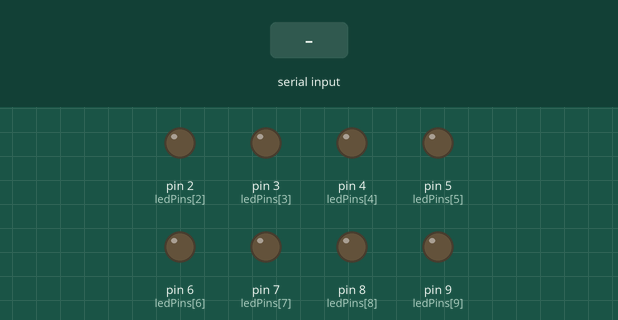
Recording of a sketch running on a simulated Arduino Uno, built with avr-gcc and run on an emulated ATmega328P. Shown: output pins drawn as LEDs (lit = HIGH). Dashed ring = blinking. The test bench sets the inputs (shaded band). Pins used as bus, display or sensor lines are not drawn; what the sketch prints to the serial monitor is not drawn.

Above: at 1.2 s.
1.3 s: "start\n" received over Serial
At 1.61 s:
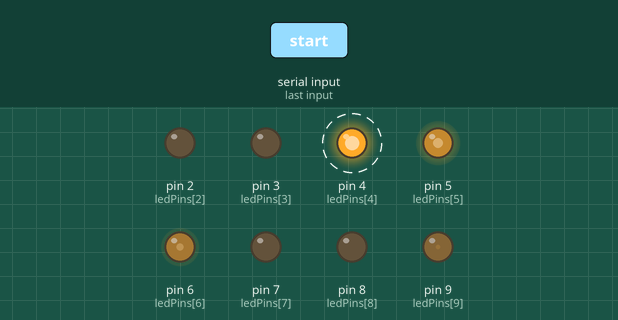
At 2.56 s:
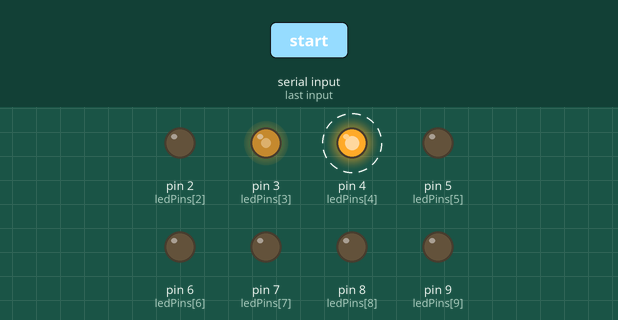
4.3 s: "stop\n" received over Serial
At 5.1 s:
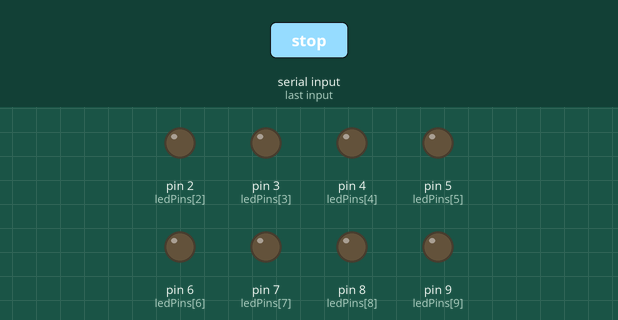
Timing chart, 0 to 7.3 s (numbered marks = the images above; inputs shaded):
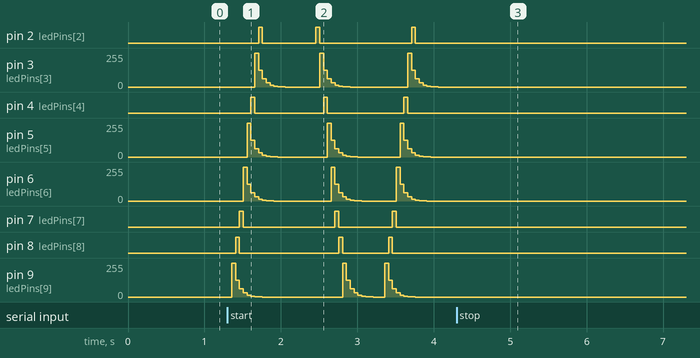

Measured:
- after the input at 4.3 s, pin 2 (ledPins[2]), pin 4 (ledPins[4]), pin 7 (ledPins[7]), pin 8 (ledPins[8]): stops changing and stays LOW; pin 3 (ledPins[3]), pin 5 (ledPins[5]), pin 6 (ledPins[6]), pin 9 (ledPins[9]): stops changing and stays 0/255

The sketch:

Meteor_Flowing_Light.ino
```cpp
/*
	Project 4.2 Meteor Flowing Light
*/

// Declare variables
const int dutys[] = {0,    0,    0,    0,   0,   0,   0,  0,  0,  0, // Define the pwm dutys
					4096, 2048, 1024, 512, 256, 128, 64, 32, 16, 8,
					0,    0,    0,    0,   0,   0,   0,  0,  0,  0};

const byte ledPins[] = {0, 1, 2, 3, 4, 5, 6, 7, 8, 9}; // Define led pins
int ledCounts = sizeof(ledPins); // The number of leds
String command;

void setup() {
	for (int i = 0; i < ledCounts; i++) pinMode(ledPins[i], OUTPUT);

	Serial.begin(9600); // Initialize serial communication
}

void loop() {
	int time_period = 50; // Flowing speed ,the smaller, the faster

	detect_trigger_word();

	while (command == "start") {
		// Flowing one side to other side
		for (int i = 0; i < 2 * ledCounts; i++) {
			for (int j = 0; j < ledCounts; j++) analogWrite(ledPins[j], map(dutys[i + j], 0, 4096, 0, 255));

			Serial.print("on," + String(i));
			custom_delay(time_period); // Wait for a time and return string variable

			if (command == "stop") break;
		}

		if (command == "stop") {stop(); break;}

		// Flowing one side to other side
		for (int i = 0; i < 2 * ledCounts; i++) {
			for (int j = 0; j < ledCounts; j++) analogWrite(ledPins[ledCounts - j - 1], map(dutys[i + j], 0, 4096, 0, 255));

			Serial.print("on," + String(i));
			custom_delay(time_period); // Wait for a time and return string variable

			if (command == "stop") {stop(); break;}
		}
	}
}

void stop() {
	for (int j = 0; j < ledCounts; j++) analogWrite(ledPins[j], 0);

	Serial.write("off"); // Write binary data to the serial port
}

// Function for custom time delay
void custom_delay(int time_period) {
	unsigned long time_now = millis(); // Return the number of milliseconds passed since the Arduino board began running the current program

	while (millis() < time_now + time_period) {
		detect_trigger_word();

		if (command == "stop") break;
	}
}

void detect_trigger_word() {
	String aux;

	if (Serial.available() > 0) { // Serial.available() -> Get the number of bytes (characters) available for reading from the serial port
		aux = Serial.readStringUntil('\n'); // Read incoming serial data

		if (aux == "start" || aux == "stop") {command = aux;}
	}
}
```
